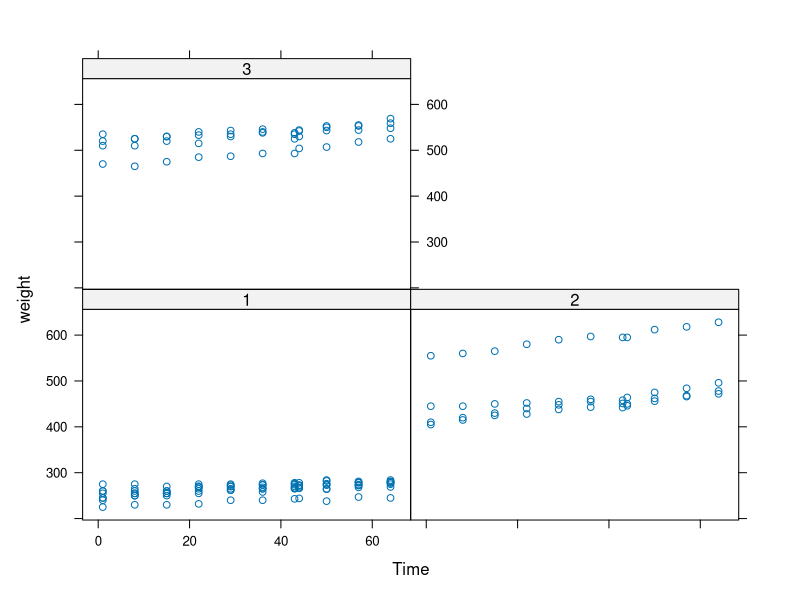
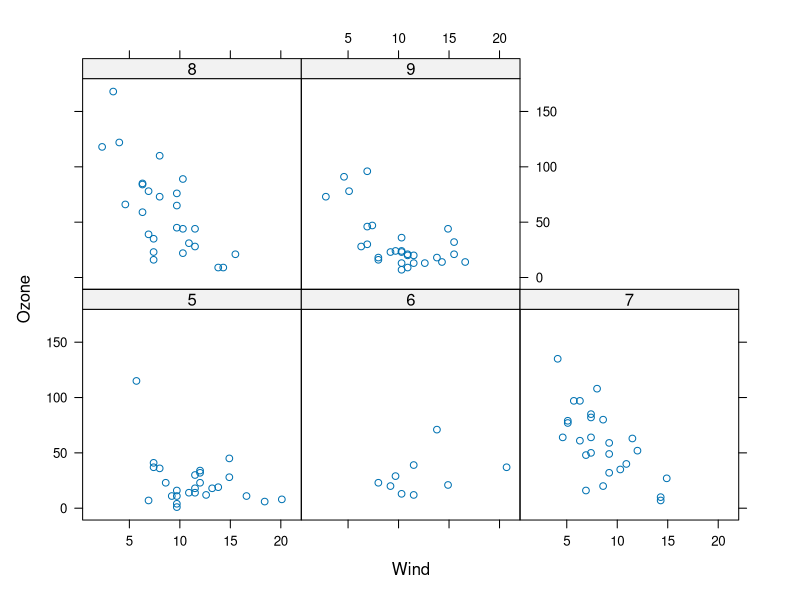
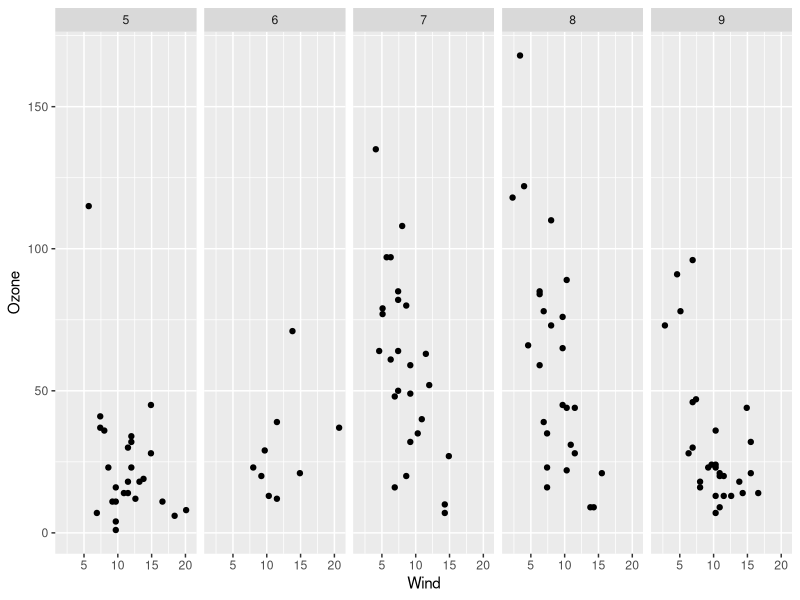

Write the R code that produced these figures, in order. (Note: this script raises an error after producing the figures.)
#Question 1
#Under the lattice graphics system, what do the primary plotting functions like xyplot() and bwplot() return?
#an object of class "trellis"


#2. What is produced by the following code?
library(nlme)
library(lattice)
xyplot(weight ~ Time | Diet, BodyWeight)

#A set of 3 panels showing the relationship between weight and time for each diet.

#3. Annotation of plots in any plotting system involves adding points, lines, or text to the plot, 
#in addition to customizing axis labels or adding titles. Different plotting systems have different sets of 
#functions for annotating plots in this way.
#Which of the following functions can be used to annotate the panels in a multi-panel lattice plot?
# panel.lmline()


# Problem 4.

#The following code does NOT result in a plot appearing on the screen device.
library(lattice)
library(datasets)
data(airquality)
p <- xyplot(Ozone ~ Wind | factor(Month), data = airquality)
#Which of the following is an explanation for why no plot appears?
print(p)
##  The object 'p' has not yet been printed with the appropriate print method.

#Question 5
#In the lattice system, which of the following functions can be used to finely control the appearance of all lattice plots?

#trellis.par.set()

#Question 6
#What is ggplot2 an implementation of?
##the Grammar of Graphics developed by Leland Wilkinson

#Question 7
#Load the `airquality' dataset form the datasets package in R.
library(datasets)
data(airquality)

#I am interested in examining how the relationship between ozone and wind speed varies across each month. 
#What would be the appropriate code to visualize that using ggplot2?
library(ggplot2)
airquality = transform(airquality, Month = factor(Month))
qplot(Wind, Ozone, data = airquality, facets = . ~ Month)


#Question 8
#What is a geom in the ggplot2 system?

#a plotting object like point, line, or other shape

#Question 9
#When I run the following code I get an error:
library(ggplot2)
g <- ggplot(movies, aes(votes, rating))
print(g)
#I was expecting a scatterplot of 'votes' and 'rating' to appear. What's the problem?
##ggplot does not yet know what type of layer to add to the plot.

#Question 10
#The following code creates a scatterplot of 'votes' and 'rating' from the movies dataset in the ggplot2 package. After loading the ggplot2 package with the library() function, I can run
qplot(votes, rating, data = movies)
#How can I modify the the code above to add a smoother to the scatterplot?
qplot(votes, rating, data = movies) + geom_smooth()
